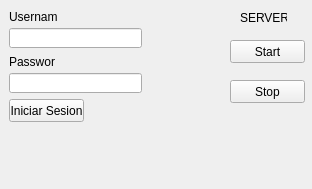
<?xml version="1.0" encoding="UTF-8"?>
<ui version="4.0">
 <class>MainWindow</class>
 <widget class="QMainWindow" name="MainWindow">
  <property name="geometry">
   <rect>
    <x>0</x>
    <y>0</y>
    <width>312</width>
    <height>189</height>
   </rect>
  </property>
  <property name="windowTitle">
   <string>FTP Server</string>
  </property>
  <property name="windowIcon">
   <iconset>
    <normaloff>../../../../usr/share/icons/gnome/32x32/places/network-server.png</normaloff>../../../../usr/share/icons/gnome/32x32/places/network-server.png</iconset>
  </property>
  <widget class="QWidget" name="centralwidget">
   <widget class="QLabel" name="label">
    <property name="geometry">
     <rect>
      <x>9</x>
      <y>9</y>
      <width>48</width>
      <height>16</height>
     </rect>
    </property>
    <property name="text">
     <string>Username</string>
    </property>
   </widget>
   <widget class="QLineEdit" name="lineEditUser">
    <property name="geometry">
     <rect>
      <x>9</x>
      <y>28</y>
      <width>133</width>
      <height>20</height>
     </rect>
    </property>
   </widget>
   <widget class="QLabel" name="label_2">
    <property name="geometry">
     <rect>
      <x>9</x>
      <y>54</y>
      <width>46</width>
      <height>16</height>
     </rect>
    </property>
    <property name="text">
     <string>Password</string>
    </property>
   </widget>
   <widget class="QLineEdit" name="lineEditPassword">
    <property name="geometry">
     <rect>
      <x>9</x>
      <y>73</y>
      <width>133</width>
      <height>20</height>
     </rect>
    </property>
   </widget>
   <widget class="QPushButton" name="pushButtonStart">
    <property name="geometry">
     <rect>
      <x>230</x>
      <y>40</y>
      <width>75</width>
      <height>23</height>
     </rect>
    </property>
    <property name="text">
     <string>Start</string>
    </property>
   </widget>
   <widget class="QPushButton" name="pushButtonStop">
    <property name="geometry">
     <rect>
      <x>230</x>
      <y>80</y>
      <width>75</width>
      <height>23</height>
     </rect>
    </property>
    <property name="text">
     <string>Stop</string>
    </property>
   </widget>
   <widget class="QPushButton" name="pushButton">
    <property name="geometry">
     <rect>
      <x>9</x>
      <y>99</y>
      <width>75</width>
      <height>23</height>
     </rect>
    </property>
    <property name="text">
     <string>Iniciar Sesion</string>
    </property>
   </widget>
   <widget class="QLabel" name="label_3">
    <property name="geometry">
     <rect>
      <x>240</x>
      <y>10</y>
      <width>47</width>
      <height>16</height>
     </rect>
    </property>
    <property name="text">
     <string>SERVER</string>
    </property>
   </widget>
  </widget>
 </widget>
 <resources/>
 <connections/>
</ui>
